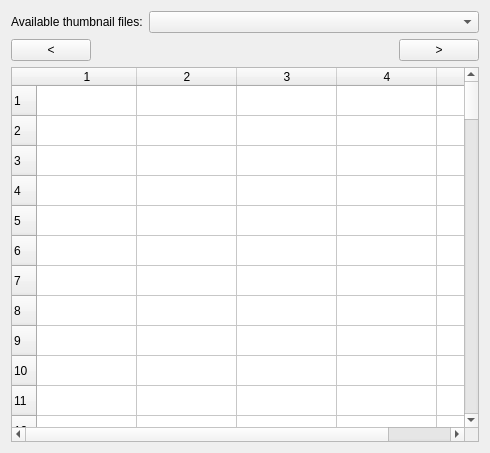
<?xml version="1.0" encoding="UTF-8"?>
<ui version="4.0">
 <class>ThumbsBrowser</class>
 <widget class="QWidget" name="ThumbsBrowser">
  <property name="geometry">
   <rect>
    <x>0</x>
    <y>0</y>
    <width>490</width>
    <height>453</height>
   </rect>
  </property>
  <property name="windowTitle">
   <string>Thumbnails Browser</string>
  </property>
  <layout class="QVBoxLayout" name="verticalLayout">
   <item>
    <layout class="QHBoxLayout" name="horizontalLayout">
     <item>
      <widget class="QLabel" name="label">
       <property name="text">
        <string>Available thumbnail files:</string>
       </property>
      </widget>
     </item>
     <item>
      <widget class="QComboBox" name="thumbsFilesList">
       <property name="sizePolicy">
        <sizepolicy hsizetype="Preferred" vsizetype="Fixed">
         <horstretch>1</horstretch>
         <verstretch>0</verstretch>
        </sizepolicy>
       </property>
      </widget>
     </item>
    </layout>
   </item>
   <item>
    <layout class="QHBoxLayout" name="horizontalLayout_2">
     <item>
      <widget class="QPushButton" name="buttonLeft">
       <property name="text">
        <string>&lt;</string>
       </property>
      </widget>
     </item>
     <item>
      <widget class="QLabel" name="descriptionLabel">
       <property name="sizePolicy">
        <sizepolicy hsizetype="Preferred" vsizetype="Preferred">
         <horstretch>1</horstretch>
         <verstretch>0</verstretch>
        </sizepolicy>
       </property>
       <property name="text">
        <string/>
       </property>
       <property name="alignment">
        <set>Qt::AlignCenter</set>
       </property>
      </widget>
     </item>
     <item>
      <widget class="QPushButton" name="buttonRight">
       <property name="text">
        <string>&gt;</string>
       </property>
      </widget>
     </item>
    </layout>
   </item>
   <item>
    <widget class="QTableWidget" name="thumbsTable">
     <property name="editTriggers">
      <set>QAbstractItemView::NoEditTriggers</set>
     </property>
     <property name="verticalScrollMode">
      <enum>QAbstractItemView::ScrollPerPixel</enum>
     </property>
     <property name="horizontalScrollMode">
      <enum>QAbstractItemView::ScrollPerPixel</enum>
     </property>
     <property name="rowCount">
      <number>100</number>
     </property>
     <property name="columnCount">
      <number>5</number>
     </property>
     <row/>
     <row/>
     <row/>
     <row/>
     <row/>
     <row/>
     <row/>
     <row/>
     <row/>
     <row/>
     <row/>
     <row/>
     <row/>
     <row/>
     <row/>
     <row/>
     <row/>
     <row/>
     <row/>
     <row/>
     <row/>
     <row/>
     <row/>
     <row/>
     <row/>
     <row/>
     <row/>
     <row/>
     <row/>
     <row/>
     <row/>
     <row/>
     <row/>
     <row/>
     <row/>
     <row/>
     <row/>
     <row/>
     <row/>
     <row/>
     <row/>
     <row/>
     <row/>
     <row/>
     <row/>
     <row/>
     <row/>
     <row/>
     <row/>
     <row/>
     <row/>
     <row/>
     <row/>
     <row/>
     <row/>
     <row/>
     <row/>
     <row/>
     <row/>
     <row/>
     <row/>
     <row/>
     <row/>
     <row/>
     <row/>
     <row/>
     <row/>
     <row/>
     <row/>
     <row/>
     <row/>
     <row/>
     <row/>
     <row/>
     <row/>
     <row/>
     <row/>
     <row/>
     <row/>
     <row/>
     <row/>
     <row/>
     <row/>
     <row/>
     <row/>
     <row/>
     <row/>
     <row/>
     <row/>
     <row/>
     <row/>
     <row/>
     <row/>
     <row/>
     <row/>
     <row/>
     <row/>
     <row/>
     <row/>
     <row/>
     <column/>
     <column/>
     <column/>
     <column/>
     <column/>
    </widget>
   </item>
  </layout>
 </widget>
 <resources/>
 <connections/>
</ui>
